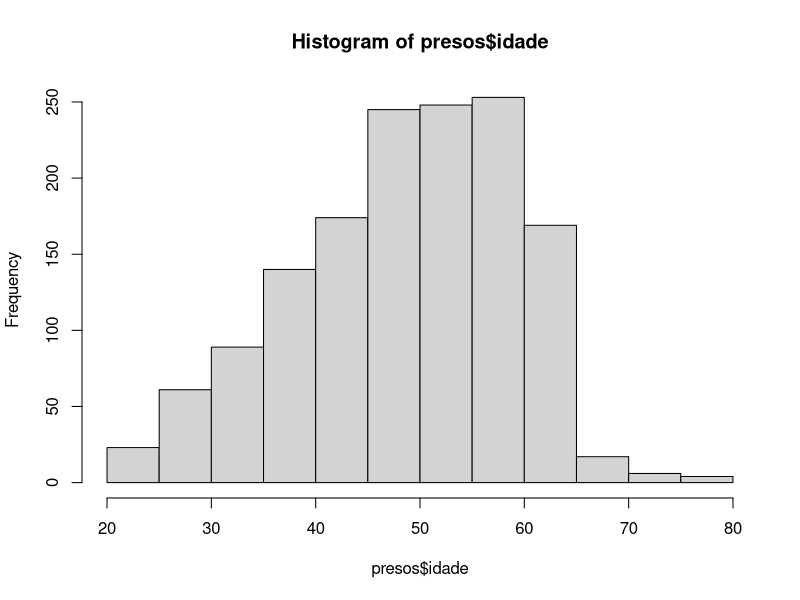
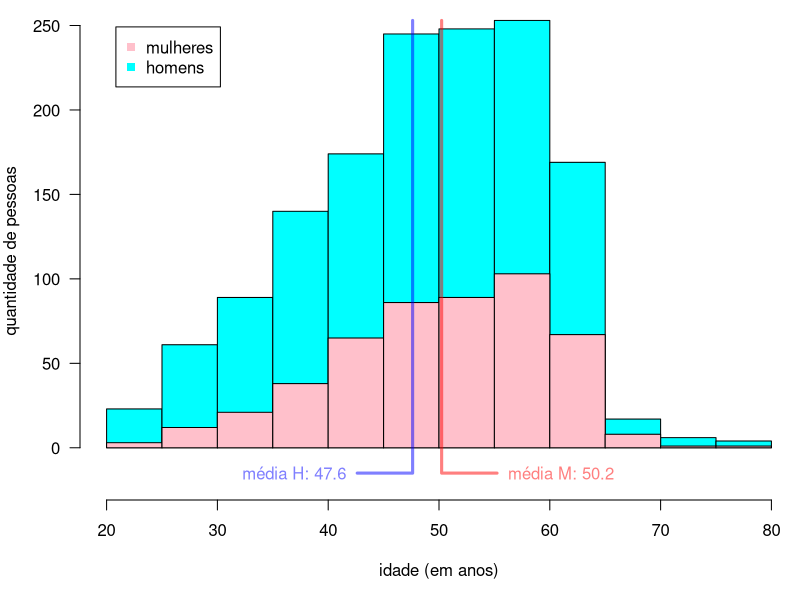

Write R code to recreate these figures, in order.
presos.raw <- read.csv ("presos.csv")
nrow (presos.raw)
table (presos.raw$genero)

presos <- subset (presos.raw, data.nascimento != "")
nrow (presos)

presos$data.nascimento <- as.Date (presos$data.nascimento)
presos$idade <- as.numeric (Sys.Date() - presos$data.nascimento) / 365.25

nrow (subset (presos, idade < 18))
nrow (subset (presos, idade >= 80))

presos <- subset (presos, idade >= 18 & idade < 80)
nrow (presos)
table (presos$genero)

summary (presos$idade)

n <- nrow (presos)
length (which (presos$idade > 45 & presos$idade < 55)) / n
length (which (presos$idade > 40 & presos$idade < 60)) / n

(mean.df <- aggregate (presos, idade ~ genero, mean))
mean.f <- mean.df$idade [1]
mean.m <- mean.df$idade [2]
aggregate (presos, idade ~ genero, median)
anova (lm (idade ~ genero, presos))

h <- hist (presos$idade)
max.count <- max (h$counts)

png (file = "histograma-idades.png", height = 640, width = 640, pointsize = 24)
par (mar = c (5, 4, 0.1, 0.1))
plot (h, col = "cyan", las = 1, ylim = c (-20, max.count),
      xlab = "idade (em anos)", ylab = "quantidade de pessoas", main = "")
hist (subset(presos, genero == "F")$idade, col = "pink", breaks = h$breaks,
      add = TRUE)
lines (mean.f + c (5, 0, 0), c (-15, -15, max.count), col = "#ff000080",
       lwd = 3)
text (mean.f + 6, -15, adj = c (0, 0.5), col = "#ff000080",
      label = sprintf ("média M: %.1f", mean.f))
lines (mean.m + c (-5, 0, 0), c (-15, -15, max.count), col = "#0000ff80",
       lwd = 3)
text (mean.m - 6, -15, adj = c (1, 0.5), col = "#0000ff80",
      label = sprintf ("média H: %.1f", mean.m))
legend ("topleft", legend = c("mulheres", "homens"), pch = 15,
        col = c("pink", "cyan"), inset = 0.05)
dev.off ()

uf.count <- sort (table (presos$uf), decreasing = TRUE)
cat ("\n|estado|número|\n|-|-|\n")
for (i in names (uf.count))
    if (i != "")
        cat (sprintf ("|%s|%s|\n", i, uf.count [i]))

length (which (presos$uf == ""))
